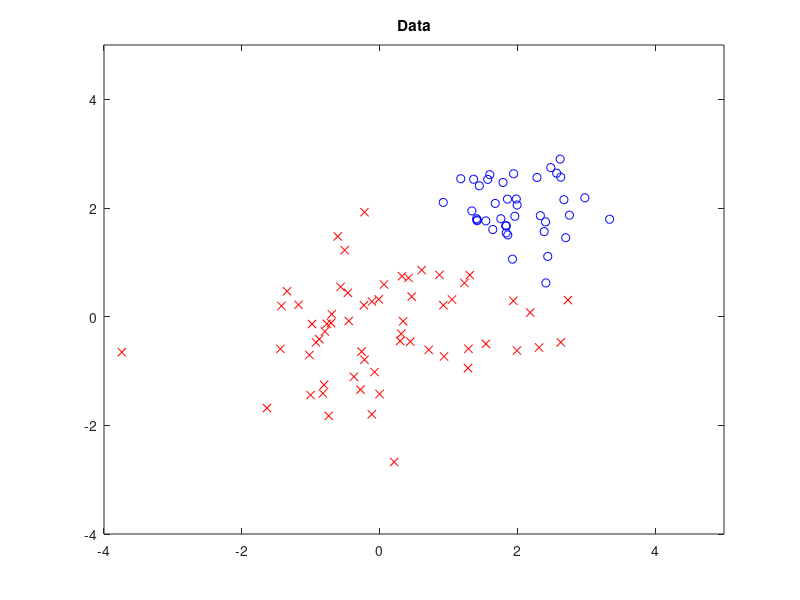

The MATLAB source for this figure: (Note: this script raises an error after producing the figure.)
%DEMGLM1 Demonstrate simple classification using a generalized linear model.
%
%	Description
%	 The problem consists of a two dimensional input matrix DATA and a
%	vector of classifications T.  The data is  generated from two
%	Gaussian clusters, and a generalized linear model with logistic
%	output is trained using iterative reweighted least squares. A plot of
%	the data together with the 0.1, 0.5 and 0.9 contour lines of the
%	conditional probability is generated.
%
%	See also
%	DEMGLM2, GLM, GLMTRAIN
%

%	Copyright (c) Christopher M Bishop, Ian T Nabney (1996, 1997)


% Generate data from two classes in 2d
input_dim = 2;

% Fix seeds for reproducible results
randn('state', 42);
rand('state', 42);

ndata = 100;
% Generate mixture of two Gaussians in two dimensional space
data = randn(ndata, input_dim);
targets = zeros(ndata, 1);

% Priors for the two clusters
prior(1) = 0.4;
prior(2) = 0.6;

% Cluster centres
c = [2.0, 2.0; 0.0, 0.0];

ndata1 = prior(1)*ndata;
% Put first cluster at (2, 2)
data(1:ndata1, 1) = data(1:ndata1, 1) * 0.5 + c(1,1);
data(1:ndata1, 2) = data(1:ndata1, 2) * 0.5 + c(1,2);

% Leave second cluster at (0,0)
data((ndata1 + 1):(prior(2)+prior(1))*ndata, :) = ...
  data((ndata1 + 1):(prior(2)+prior(1))*ndata, :);
targets((ndata1+1):ndata, :) = 1;

% Plot the result

clc
disp('This demonstration illustrates the use of a generalized linear model')
disp('to classify data from two classes in a two-dimensional space. We')
disp('begin by generating and plotting the data.')
disp(' ')
disp('Press any key to continue.')
pause

fh1 = figure;
plot(data(1:ndata1,1), data(1:ndata1,2), 'bo');
hold on
axis([-4 5 -4 5])
set(gca, 'box', 'on')
plot(data(ndata1+1:ndata,1), data(ndata1+1:ndata,2), 'rx')
title('Data')

clc
disp('Now we fit a model consisting of a logistic sigmoid function of')
disp('a linear combination of the input variables.')
disp(' ')
disp('The model is trained using the IRLS algorithm for 5 iterations')
disp(' ')
disp('Press any key to continue.')
pause

net = glm(input_dim, 1, 'logistic');
options = foptions;
options(1) = 1;
options(14) = 5;
net = glmtrain(net, options, data, targets);

disp(' ')
disp('We now plot some density contours given by this model.')
disp('The contour labelled 0.5 is the decision boundary.')
disp(' ')
disp('Press any key to continue.')
pause
x = -4.0:0.2:5.0;
y = -4.0:0.2:5.0;
[X, Y] = meshgrid(x,y);
X = X(:);
Y = Y(:);
grid = [X Y];
Z = glmfwd(net, grid);
Z = reshape(Z, length(x), length(y));
v = [0.1 0.5 0.9];
[c, h] = contour(x, y, Z, v);
title('Generalized Linear Model')
set(h, 'linewidth', 3)
clabel(c, h);

clc
disp('Note that the contours of constant density are straight lines.')
disp(' ')
disp('Press any key to end.')
pause
close(fh1);
clear all;

